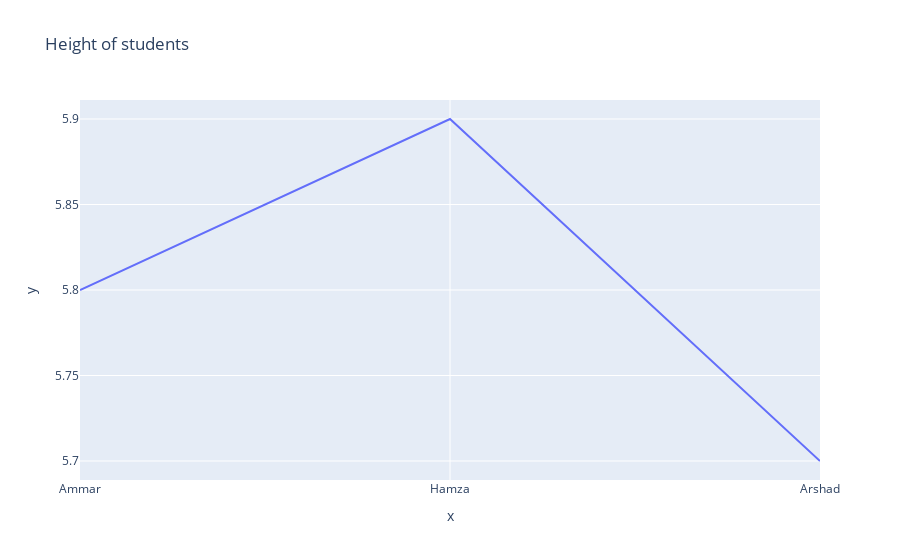

Notebook source saved alongside this figure:
### Code cell
names = ["Ammar", "Hamza", "Arshad"] 
height = [5.8, 5.9, 5.7] 

# import library 
import plotly.express as px 

# create a plot (line chart) 

px.line(x=names, y=height, title="Height of students")

### Figure 1 — Plotly figure (JSON) as saved in the notebook; plotly's stock layout.template omitted (floating-point values rounded to 4 significant figures)
{"data": [{"hovertemplate": "x=%{x}<br>y=%{y}<extra></extra>", "legendgroup": "", "line": {"color": "#636efa", "dash": "solid"}, "marker": {"symbol": "circle"}, "mode": "lines", "name": "", "orientation": "v", "showlegend": false, "type": "scatter", "x": ["Ammar", "Hamza", "Arshad"], "xaxis": "x", "y": [5.8, 5.9, 5.7], "yaxis": "y"}], "layout": {"legend": {"tracegroupgap": 0}, "title": {"text": "Height of students"}, "xaxis": {"anchor": "y", "domain": [0, 1], "title": {"text": "x"}}, "yaxis": {"anchor": "x", "domain": [0, 1], "title": {"text": "y"}}}}
